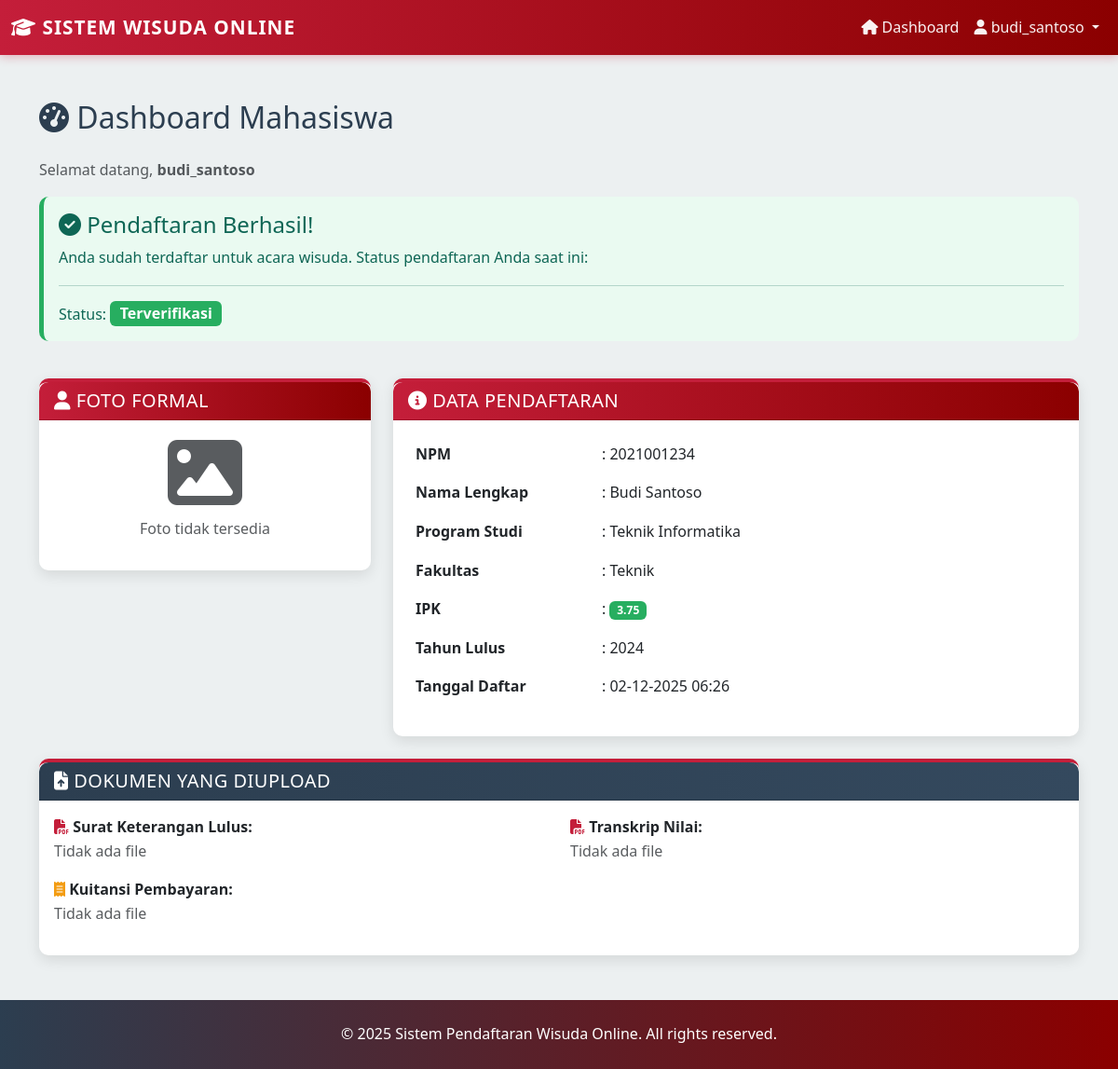
/mahasiswa_dashboard.php (signed in), run on the app's committed database.
### tables this page shows
CREATE TABLE IF NOT EXISTS pendaftaran_wisuda (
    id INT(11) AUTO_INCREMENT PRIMARY KEY,
    user_id INT(11) NOT NULL,
    npm VARCHAR(20) NOT NULL UNIQUE,
    nama_lengkap VARCHAR(100) NOT NULL,
    tempat_lahir VARCHAR(50) NOT NULL,
    tanggal_lahir DATE NOT NULL,
    jenis_kelamin ENUM('Laki-laki', 'Perempuan') NOT NULL,
    alamat TEXT NOT NULL,
    no_telp VARCHAR(15) NOT NULL,
    email VARCHAR(100) NOT NULL,
    program_studi VARCHAR(100) NOT NULL,
    fakultas VARCHAR(100) NOT NULL,
    ipk DECIMAL(3,2) NOT NULL,
    tahun_lulus YEAR NOT NULL,
    
     
    foto_formal VARCHAR(255) DEFAULT NULL,
    surat_lulus VARCHAR(255) DEFAULT NULL,
    transkrip_nilai VARCHAR(255) DEFAULT NULL,
    kuitansi_pembayaran VARCHAR(255) DEFAULT NULL,
    
     
    status_verifikasi ENUM('Pending', 'Terverifikasi', 'Ditolak') DEFAULT 'Pending',
    catatan_admin TEXT DEFAULT NULL,
    verified_by INT(11) DEFAULT NULL,
    verified_at DATETIME DEFAULT NULL,
    
    tanggal_daftar TIMESTAMP DEFAULT CURRENT_TIMESTAMP,
    
    FOREIGN KEY (user_id) REFERENCES users(id) ON DELETE CASCADE,
    FOREIGN KEY (verified_by) REFERENCES users(id) ON DELETE SET NULL
);

### mahasiswa_dashboard.php (the view, shortened to what this page needs)
<?php
require_once 'config.php';
$user_id = $_SESSION['user_id'];
$check_sql = "SELECT * FROM pendaftaran_wisuda WHERE user_id = '$user_id'";
$check_result = mysqli_query($conn, $check_sql);
$sudah_daftar = mysqli_num_rows($check_result) > 0;
if ($sudah_daftar) {
    $data_pendaftaran = mysqli_fetch_assoc($check_result);
}
?>
<!DOCTYPE html>
<html lang="id">
<head>
    <link href="https://cdn.jsdelivr.net/npm/bootstrap@5.3.0/dist/css/bootstrap.min.css" rel="stylesheet">
    <link rel="stylesheet" href="https://cdnjs.cloudflare.com/ajax/libs/font-awesome/6.4.0/css/all.min.css">
    <link rel="stylesheet" href="style.css">
</head>
<body>
    <nav class="navbar navbar-expand-lg navbar-dark">
        <div class="container-fluid">
            <a class="navbar-brand" href="mahasiswa_dashboard.php">
                <i class="fas fa-graduation-cap"></i> Sistem Wisuda Online
            </a>
            <div class="collapse navbar-collapse" id="navbarNav">
                <ul class="navbar-nav ms-auto">
                    <li class="nav-item">
                        <a class="nav-link active" href="mahasiswa_dashboard.php">
                            <i class="fas fa-home"></i> Dashboard
                        </a>
                    </li>
                    <li class="nav-item dropdown">
                        <a class="nav-link dropdown-toggle" href="#" id="navbarDropdown" role="button" data-bs-toggle="dropdown">
                            <i class="fas fa-user"></i> <?php echo $_SESSION['username']; ?>
                        </a>
                    </li>
                </ul>
            </div>
        </div>
    </nav>
    <div class="container my-5">
        <div class="row">
            <div class="col-12">
                <h2 class="mb-4"><i class="fas fa-tachometer-alt"></i> Dashboard Mahasiswa</h2>
                <p class="text-muted">Selamat datang, <strong><?php echo $_SESSION['username']; ?></strong></p>
            </div>
        </div>
        <?php if (!$sudah_daftar): ?>
            <div class="row">
                <div class="col-12">
                    <div class="alert alert-warning">
                        <h4 class="alert-heading"><i class="fas fa-exclamation-triangle"></i> Belum Terdaftar</h4>
                        <p>Anda belum mendaftar untuk acara wisuda. Silakan klik tombol di bawah untuk mendaftar.</p>
                        <hr>
                        <a href="form_daftar_wisuda.php" class="btn btn-primary">
                            <i class="fas fa-edit"></i> Daftar Acara Wisuda
                        </a>
                    </div>
                </div>
            </div>
            <div class="row mt-4">
                <div class="col-md-6">
                    <div class="card feature-card">
                        <div class="card-header bg-primary text-white">
                            <h5 class="mb-0"><i class="fas fa-info-circle"></i> Dokumen yang Harus Disiapkan</h5>
                        </div>
                        <div class="card-body">
                            <ul class="mb-0">
                                <li>Foto Formal (JPG/PNG, max 2MB)</li>
                                <li>Surat Keterangan Lulus (PDF, max 2MB)</li>
                                <li>Transkrip Nilai (PDF, max 2MB)</li>
                                <li>Kuitansi Pembayaran (PDF/JPG, max 2MB)</li>
                            </ul>
                        </div>
                    </div>
                </div>
                <div class="col-md-6">
                    <div class="card feature-card">
                        <div class="card-header bg-info text-white">
                            <h5 class="mb-0"><i class="fas fa-clipboard-list"></i> Langkah Pendaftaran</h5>
                        </div>
                        <div class="card-body">
                            <ol class="mb-0">
                                <li>Klik tombol "Daftar Acara Wisuda"</li>
                                <li>Isi formulir dengan lengkap</li>
                                <li>Upload semua dokumen persyaratan</li>
                                <li>Submit formulir</li>
                                <li>Tunggu verifikasi dari admin</li>
                            </ol>
                        </div>
                    </div>
                </div>
            </div>
        <?php else: ?>
            <div class="row">
                <div class="col-12">
                    <div class="alert alert-success">
                        <h4 class="alert-heading"><i class="fas fa-check-circle"></i> Pendaftaran Berhasil!</h4>
                        <p>Anda sudah terdaftar untuk acara wisuda. Status pendaftaran Anda saat ini:</p>
                        <hr>
                        <p class="mb-0">
                            Status:
                            <?php
                            $badge_class = 'warning';
                            if ($data_pendaftaran['status_verifikasi'] == 'Terverifikasi') {
                                $badge_class = 'success';
                            } elseif ($data_pendaftaran['status_verifikasi'] == 'Ditolak') {
                                $badge_class = 'danger';
                            }
                            ?>
                            <span class="badge bg-<?php echo $badge_class; ?> fs-6">
                                <?php echo $data_pendaftaran['status_verifikasi']; ?>
                            </span>
                        </p>
                    </div>
                </div>
            </div>
            <div class="row mt-4">
                <div class="col-md-4">
                    <div class="card feature-card">
                        <div class="card-header bg-primary text-white">
                            <h5 class="mb-0"><i class="fas fa-user"></i> Foto Formal</h5>
                        </div>
                        <div class="card-body text-center">
                            <?php if (!empty($data_pendaftaran['foto_formal']) && file_exists($data_pendaftaran['foto_formal'])): ?>
                                <img src="<?php echo $data_pendaftaran['foto_formal']; ?>" alt="Foto" class="img-fluid rounded" style="max-height: 250px;">
                            <?php else: ?>
                                <i class="fas fa-image fa-5x text-muted"></i>
                                <p class="text-muted mt-2">Foto tidak tersedia</p>
                            <?php endif; ?>
                        </div>
                    </div>
                </div>
                <div class="col-md-8">
                    <div class="card feature-card">
                        <div class="card-header bg-primary text-white">
                            <h5 class="mb-0"><i class="fas fa-info-circle"></i> Data Pendaftaran</h5>
                        </div>
                        <div class="card-body">
                            <table class="table table-borderless">
                                <tr>
                                    <td width="200"><strong>NPM</strong></td>
                                    <td>: <?php echo $data_pendaftaran['npm']; ?></td>
                                </tr>
                                <tr>
                                    <td><strong>Nama Lengkap</strong></td>
                                    <td>: <?php echo $data_pendaftaran['nama_lengkap']; ?></td>
                                </tr>
                                <tr>
                                    <td><strong>Program Studi</strong></td>
                                    <td>: <?php echo $data_pendaftaran['program_studi']; ?></td>
                                </tr>
                                <tr>
                                    <td><strong>Fakultas</strong></td>
                                    <td>: <?php echo $data_pendaftaran['fakultas']; ?></td>
                                </tr>
                                <tr>
                                    <td><strong>IPK</strong></td>
                                    <td>: <span class="badge bg-success"><?php echo $data_pendaftaran['ipk']; ?></span></td>
                                </tr>
                                <tr>
                                    <td><strong>Tahun Lulus</strong></td>
                                    <td>: <?php echo $data_pendaftaran['tahun_lulus']; ?></td>
                                </tr>
                                <tr>
                                    <td><strong>Tanggal Daftar</strong></td>
                                    <td>: <?php echo date('d-m-Y H:i', strtotime($data_pendaftaran['tanggal_daftar'])); ?></td>
                                </tr>
                            </table>
                        </div>
                    </div>
                </div>
            </div>
            <div class="row mt-4">
                <div class="col-12">
                    <div class="card feature-card">
                        <div class="card-header bg-info text-white">
                            <h5 class="mb-0"><i class="fas fa-file-upload"></i> Dokumen yang Diupload</h5>
                        </div>
                        <div class="card-body">
                            <div class="row">
                                <div class="col-md-6 mb-3">
                                    <strong><i class="fas fa-file-pdf text-danger"></i> Surat Keterangan Lulus:</strong><br>
                                    <?php if (!empty($data_pendaftaran['surat_lulus'])): ?>
                                        <a href="<?php echo $data_pendaftaran['surat_lulus']; ?>" target="_blank" class="btn btn-sm btn-outline-primary mt-2">
                                            <i class="fas fa-eye"></i> Lihat Dokumen
                                        </a>
                                    <?php else: ?>
                                        <span class="text-muted">Tidak ada file</span>
                                    <?php endif; ?>
                                </div>
                                <div class="col-md-6 mb-3">
                                    <strong><i class="fas fa-file-pdf text-danger"></i> Transkrip Nilai:</strong><br>
                                    <?php if (!empty($data_pendaftaran['transkrip_nilai'])): ?>
                                        <a href="<?php echo $data_pendaftaran['transkrip_nilai']; ?>" target="_blank" class="btn btn-sm btn-outline-primary mt-2">
                                            <i class="fas fa-eye"></i> Lihat Dokumen
                                        </a>
                                    <?php else: ?>
                                        <span class="text-muted">Tidak ada file</span>
                                    <?php endif; ?>
                                </div>
                                <div class="col-md-6 mb-3">
                                    <strong><i class="fas fa-receipt text-warning"></i> Kuitansi Pembayaran:</strong><br>
                                    <?php if (!empty($data_pendaftaran['kuitansi_pembayaran'])): ?>
                                        <a href="<?php echo $data_pendaftaran['kuitansi_pembayaran']; ?>" target="_blank" class="btn btn-sm btn-outline-primary mt-2">
                                            <i class="fas fa-eye"></i> Lihat Dokumen
                                        </a>
                                    <?php else: ?>
                                        <span class="text-muted">Tidak ada file</span>
                                    <?php endif; ?>
                                </div>
                            </div>
                        </div>
                    </div>
                </div>
            </div>
        <?php endif; ?>
    </div>
    <footer class="bg-dark text-white py-4 mt-5">
        <div class="container text-center">
            <p class="mb-0">&copy; 2025 Sistem Pendaftaran Wisuda Online. All rights reserved.</p>
        </div>
    </footer>
</body>
</html>

### style.css (style rules this page uses)
:root { --merah-primary: #C41E3A; --merah-dark: #8B0000; --merah-light: #E74C3C; --abu-dark: #2C3E50; --abu-medium: #34495E; --abu-light: #7F8C8D; --putih: #FFFFFF; --bg-light: #ECF0F1; --hijau: #27AE60; --kuning: #F39C12; }
* { margin: 0; padding: 0; box-sizing: border-box; }
body { font-family: 'Segoe UI', 'Arial', sans-serif; background-color: var(--bg-light); color: var(--abu-dark); line-height: 1.6; }
.navbar-dark { background: linear-gradient(90deg, var(--merah-primary) 0%, var(--merah-dark) 100%) !important; box-shadow: 0 2px 10px rgba(196, 30, 58, 0.3); }
.navbar-dark .navbar-brand { color: var(--putih) !important; font-weight: bold; font-size: 1.3rem; text-transform: uppercase; letter-spacing: 1px; }
.navbar-dark .nav-link { color: rgba(255,255,255,0.95) !important; font-weight: 500; transition: all 0.3s; }
.feature-card { border: none; box-shadow: 0 5px 15px rgba(0,0,0,0.1); transition: all 0.3s; border-radius: 10px; background: var(--putih); border-top: 4px solid var(--merah-primary); }
.card-header { font-weight: bold; border-radius: 10px 10px 0 0 !important; text-transform: uppercase; letter-spacing: 0.5px; }
.card-header.bg-primary { background: linear-gradient(90deg, var(--merah-primary) 0%, var(--merah-dark) 100%) !important; color: var(--putih) !important; }
.card-header.bg-info { background: linear-gradient(90deg, var(--abu-dark) 0%, var(--abu-medium) 100%) !important; color: var(--putih) !important; }
.badge.bg-success { background: var(--hijau) !important; color: var(--putih) !important; }
.alert { border-radius: 10px; border: none; border-left: 5px solid; }
.alert-success { background-color: #EAFAF1; color: #0E6655; border-left-color: var(--hijau); }
.text-warning { color: var(--kuning) !important; }
.text-danger { color: var(--merah-primary) !important; }
.bg-dark { background: linear-gradient(90deg, var(--abu-dark) 0%, var(--abu-medium) 100%) !important; }
footer.bg-dark { background: linear-gradient(90deg, var(--abu-dark) 0%, var(--merah-dark) 100%) !important; color: var(--putih); padding: 30px 0; }

### data on the page
pendaftaran_wisuda: status_verifikasi "Terverifikasi", npm "2021001234", nama_lengkap "Budi Santoso", program_studi "Teknik Informatika", fakultas "Teknik", ipk "3.75", tahun_lulus "2024", tanggal_daftar "02-12-2025 06:26"

### other printed values
$_SESSION['username'] "budi_santoso"
